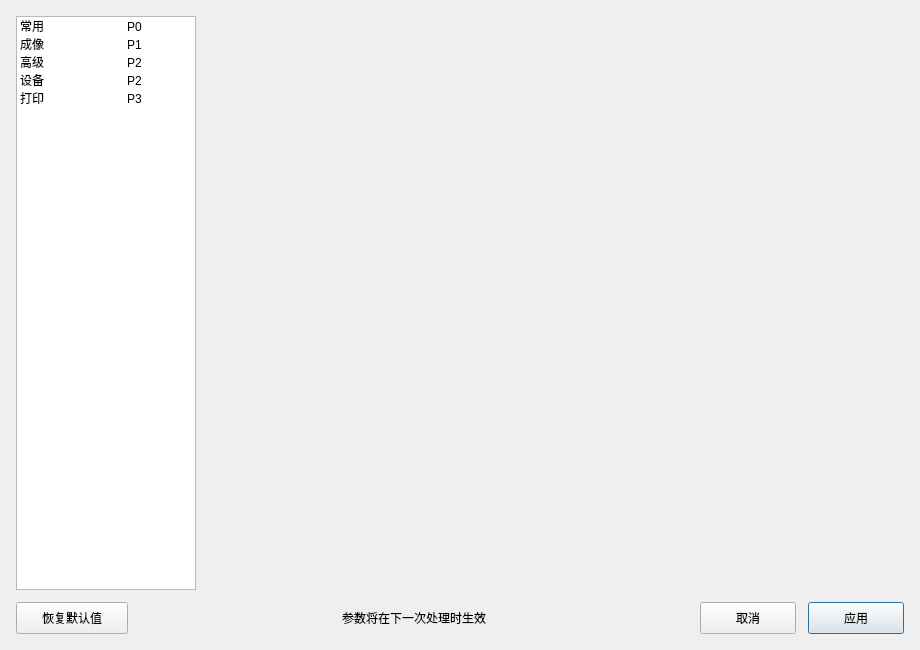
<?xml version="1.0" encoding="UTF-8"?>
<ui version="4.0">
 <class>ProcessingSettingsDialog</class>
 <widget class="QDialog" name="ProcessingSettingsDialog">
  <property name="geometry">
   <rect><x>0</x><y>0</y><width>920</width><height>650</height></rect>
  </property>
  <property name="windowTitle"><string>处理设置</string></property>
  <layout class="QVBoxLayout" name="rootLayout">
   <property name="spacing"><number>12</number></property>
   <property name="leftMargin"><number>16</number></property>
   <property name="topMargin"><number>16</number></property>
   <property name="rightMargin"><number>16</number></property>
   <property name="bottomMargin"><number>16</number></property>
   <item>
    <layout class="QHBoxLayout" name="contentLayout">
     <property name="spacing"><number>16</number></property>
     <item>
      <widget class="QListWidget" name="settingsNavigation">
       <property name="minimumSize"><size><width>180</width><height>0</height></size></property>
       <property name="maximumSize"><size><width>180</width><height>16777215</height></size></property>
       <property name="spacing"><number>4</number></property>
       <item><property name="text"><string>常用                         P0</string></property></item>
       <item><property name="text"><string>成像                         P1</string></property></item>
       <item><property name="text"><string>高级                         P2</string></property></item>
       <item><property name="text"><string>设备                         P2</string></property></item>
       <item><property name="text"><string>打印                         P3</string></property></item>
      </widget>
     </item>
     <item>
      <widget class="QStackedWidget" name="settingsPages">
       <property name="currentIndex"><number>0</number></property>
       <widget class="QWidget" name="commonPage"><layout class="QVBoxLayout" name="commonPageLayout"/></widget>
       <widget class="QWidget" name="imagingPage"><layout class="QVBoxLayout" name="imagingPageLayout"/></widget>
       <widget class="QWidget" name="advancedPage"><layout class="QVBoxLayout" name="advancedPageLayout"/></widget>
       <widget class="QWidget" name="devicePage"><layout class="QVBoxLayout" name="devicePageLayout"/></widget>
      </widget>
     </item>
    </layout>
   </item>
   <item>
    <layout class="QHBoxLayout" name="footerLayout">
     <item><widget class="QPushButton" name="restoreDefaultsButton"><property name="minimumSize"><size><width>112</width><height>32</height></size></property><property name="text"><string>恢复默认值</string></property></widget></item>
     <item><spacer name="footerSpacer"><property name="orientation"><enum>Qt::Horizontal</enum></property><property name="sizeHint" stdset="0"><size><width>40</width><height>20</height></size></property></spacer></item>
     <item><widget class="QLabel" name="applyHintLabel"><property name="text"><string>参数将在下一次处理时生效</string></property></widget></item>
     <item><spacer name="footerSpacer2"><property name="orientation"><enum>Qt::Horizontal</enum></property><property name="sizeHint" stdset="0"><size><width>40</width><height>20</height></size></property></spacer></item>
     <item><widget class="QPushButton" name="cancelButton"><property name="minimumSize"><size><width>96</width><height>32</height></size></property><property name="text"><string>取消</string></property></widget></item>
     <item><widget class="QPushButton" name="applyButton"><property name="minimumSize"><size><width>96</width><height>32</height></size></property><property name="text"><string>应用</string></property><property name="default"><bool>true</bool></property></widget></item>
    </layout>
   </item>
  </layout>
 </widget>
 <resources/>
 <connections/>
</ui>
